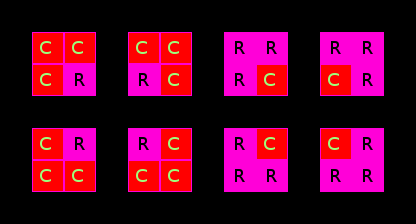

A 2D game scene composited from a Tiled map and its tileset images. What follows is a short description and the map's XML, with each tile layer's data collapsed to a summary:
An orthogonal 13x7 tile map with 32x32 px tiles, 2 tile layers (ruleRegions, ruleSet), 3 hidden layers not drawn, 4 tilesets.

<map version="1.0" orientation="orthogonal" width="13" height="7" tilewidth="32" tileheight="32">
 <tileset firstgid="1" name="collision1_32_32" tilewidth="32" tileheight="32">
  <image source="../graphics/tiles/collision1_32_32.png" width="1024" height="1024" />
 </tileset>
 <tileset firstgid="1025" name="automapping_set_cave_32_32" tilewidth="32" tileheight="32">
  <image source="../graphics/tiles/automapping_set_cave_32_32.png" width="1024" height="1024" />
 </tileset>
 <tileset firstgid="2049" name="automapping_set_rules_32_32" tilewidth="32" tileheight="32">
  <image source="../graphics/tiles/automapping_set_rules_32_32.png" width="1024" height="1024" />
 </tileset>
 <tileset firstgid="3073" name="cave3_32_32" tilewidth="32" tileheight="32">
  <image source="../graphics/tiles/cave3_32_32.png" width="1024" height="1024" />
 </tileset>
 <layer name="ruleRegions" width="13" height="7">
  <data>[91 cells, 32 non-empty, 1 distinct tile ids]</data>
 </layer>
 <layer name="ruleSet" width="13" height="7">
  <data>[91 cells, 32 non-empty, 2 distinct tile ids]</data>
 </layer>
 <layer name="rule_Ground-automatic" width="13" height="7" visible="0">
  <data>[91 cells, 8 non-empty, 8 distinct tile ids]</data>
 </layer>
 <layer name="rule_Over-automatic" width="13" height="7" visible="0">
  <data>[91 cells, 0 non-empty, 0 distinct tile ids]</data>
 </layer>
 <layer name="rule_Collision-automatic" width="13" height="7" visible="0">
  <data>[91 cells, 8 non-empty, 1 distinct tile ids]</data>
 </layer>
</map>
